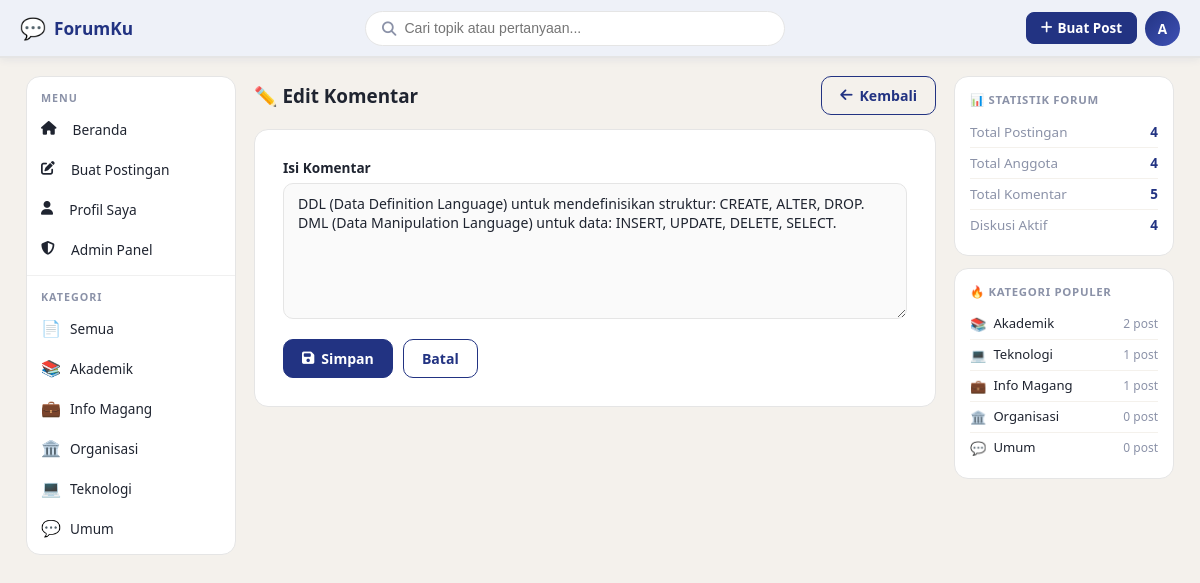
The page /comment/edit.php?id=1&post=1 (signed in) on the database its author committed.
### tables this page shows
CREATE TABLE tb_kategori (
    id_kategori INT AUTO_INCREMENT PRIMARY KEY,
    nama_kategori VARCHAR(50) NOT NULL UNIQUE,
    deskripsi TEXT,
    icon VARCHAR(10) DEFAULT '📁'
);

CREATE TABLE tb_komentar (
    id_komentar INT AUTO_INCREMENT PRIMARY KEY,
    id_post INT NOT NULL,
    id_user INT NOT NULL,
    isi_komentar TEXT NOT NULL,
    is_best_answer TINYINT(1) DEFAULT 0,
    tgl_komentar DATETIME DEFAULT CURRENT_TIMESTAMP,
    tgl_edit DATETIME NULL,
    FOREIGN KEY (id_post) REFERENCES tb_postingan(id_post) ON DELETE CASCADE,
    FOREIGN KEY (id_user) REFERENCES tb_user(id_user) ON DELETE CASCADE
);

### config/db.php (called while the page is built, shortened)
<?php
function clean($d)
{
    return htmlspecialchars(strip_tags(trim($d)));
}
function getInitial($u)
{
    return strtoupper(substr($u, 0, 1));
}

### comment/edit.php (the view, shortened to what this page needs)
<?php
require_once $_SERVER['DOCUMENT_ROOT'].'/forum_diskusi/config/db.php';
$id   = isset($_GET['id'])?(int)$_GET['id']:0;
$post_id = isset($_GET['post'])?(int)$_GET['post']:0;
$kom = mysqli_fetch_assoc(mysqli_query($conn,"SELECT * FROM tb_komentar WHERE id_komentar=$id"));
require_once $_SERVER['DOCUMENT_ROOT'].'/forum_diskusi/includes/header.php';
?>
<div class="page-header">
  <h1 class="page-title">&#9999;&#65039; Edit Komentar</h1>
  <a href="<?= BASE_URL ?>/post/detail.php?id=<?= $post_id ?>" class="btn btn-outline"><i class="fa fa-arrow-left"></i> Kembali</a>
</div>
<div class="form-card-wide">
  <form method="POST">
    <div class="form-group">
      <label class="form-label">Isi Komentar</label>
      <textarea name="isi_komentar" class="form-control" rows="6" required><?= clean(isset($_POST['isi_komentar'])?$_POST['isi_komentar']:$kom['isi_komentar']) ?></textarea>
    </div>
    <div style="display:flex;gap:10px;">
      <button type="submit" class="btn btn-primary"><i class="fa fa-save"></i> Simpan</button>
      <a href="<?= BASE_URL ?>/post/detail.php?id=<?= $post_id ?>" class="btn btn-outline">Batal</a>
    </div>
  </form>
</div>
<?php require_once $_SERVER['DOCUMENT_ROOT'].'/forum_diskusi/includes/footer.php'; ?>

### includes/header.php (shortened to what this page needs)
<?php
$cur_page = basename($_SERVER['PHP_SELF']);
$cur_dir  = basename(dirname($_SERVER['PHP_SELF']));
$kat_q = mysqli_query($conn, "SELECT * FROM tb_kategori ORDER BY nama_kategori ASC");
?>
<!DOCTYPE html>
<html lang="id">
<head>
  <link rel="stylesheet" href="<?= BASE_URL ?>/assets/css/style.css">
  <link rel="stylesheet" href="https://cdnjs.cloudflare.com/ajax/libs/font-awesome/6.4.2/css/all.min.css">
</head>
<body>
<nav class="navbar">
  <a href="<?= BASE_URL ?>" class="navbar-brand">
    <span class="brand-icon">&#128172;</span>
    <span>ForumKu</span>
  </a>
  <form class="navbar-search" action="<?= BASE_URL ?>/index.php" method="GET">
    <span class="search-icon"><i class="fa fa-magnifying-glass"></i></span>
    <input type="text" name="q" placeholder="Cari topik atau pertanyaan..."
           value="<?= isset($_GET['q']) ? clean($_GET['q']) : '' ?>">
  </form>
  <div class="navbar-actions">
    <?php if (isset($_SESSION['user_id'])): ?>
      <a href="<?= BASE_URL ?>/post/create.php" class="btn-nav btn-nav-primary">
        <i class="fa fa-plus"></i> Buat Post
      </a>
      <div class="user-avatar" onclick="toggleDropdown()" id="userAvatar">
        <?= getInitial($_SESSION['username']) ?>
      </div>
    <?php else: ?>
      <a href="<?= BASE_URL ?>/auth/login.php" class="btn-nav btn-nav-outline">Masuk</a>
      <a href="<?= BASE_URL ?>/auth/register.php" class="btn-nav btn-nav-primary">Daftar</a>
    <?php endif; ?>
  </div>
</nav>
<div class="layout">
  <aside class="sidebar">
    <div class="sidebar-section">
      <span class="sidebar-title">Menu</span>
      <nav class="sidebar-nav">
        <a href="<?= BASE_URL ?>/" class="<?= ($cur_page==='index.php' && $cur_dir!=='admin') ? 'active':'' ?>">
          <i class="fa fa-house"></i>&nbsp; Beranda
        </a>
        <?php if (isset($_SESSION['user_id'])): ?>
        <a href="<?= BASE_URL ?>/post/create.php" class="<?= $cur_page==='create.php'?'active':'' ?>">
          <i class="fa fa-pen-to-square"></i>&nbsp; Buat Postingan
        </a>
        <a href="<?= BASE_URL ?>/profile.php" class="<?= $cur_page==='profile.php'?'active':'' ?>">
          <i class="fa fa-user"></i>&nbsp; Profil Saya
        </a>
        <?php if ($_SESSION['role']==='admin'): ?>
        <a href="<?= BASE_URL ?>/admin/index.php" class="<?= $cur_dir==='admin'?'active':'' ?>">
          <i class="fa fa-shield-halved"></i>&nbsp; Admin Panel
        </a>
        <?php endif; ?>
        <?php endif; ?>
      </nav>
    </div>
    <div class="sidebar-section">
      <span class="sidebar-title">Kategori</span>
      <nav>
        <a href="<?= BASE_URL ?>/" class="kategori-item <?= ($cur_page==='index.php'&&$cur_dir!=='admin'&&!isset($_GET['kat']))?'active':'' ?>">
          <span class="kat-icon">&#128196;</span>
          <span class="kat-name">Semua</span>
        </a>
        <?php while($kat=mysqli_fetch_assoc($kat_q)): ?>
        <a href="<?= BASE_URL ?>/?kat=<?= $kat['id_kategori'] ?>" class="kategori-item <?= (isset($_GET['kat'])&&(int)$_GET['kat']===(int)$kat['id_kategori'])?'active':'' ?>">
          <span class="kat-icon"><?= $kat['icon'] ?></span>
          <span class="kat-name"><?= clean($kat['nama_kategori']) ?></span>
        </a>
        <?php endwhile; ?>
      </nav>
    </div>
  </aside>
  <main class="main-content">

### includes/footer.php (shortened to what this page needs)
  </main>
  <aside class="right-panel">
    <?php
    $r_posts  = mysqli_fetch_assoc(mysqli_query($conn,"SELECT COUNT(*) c FROM tb_postingan"))['c'];
    $r_users  = mysqli_fetch_assoc(mysqli_query($conn,"SELECT COUNT(*) c FROM tb_user"))['c'];
    $r_koms   = mysqli_fetch_assoc(mysqli_query($conn,"SELECT COUNT(*) c FROM tb_komentar"))['c'];
    $r_open   = mysqli_fetch_assoc(mysqli_query($conn,"SELECT COUNT(*) c FROM tb_postingan WHERE status='open'"))['c'];
    ?>
    <div class="right-panel-card">
      <span class="right-panel-title">&#128202; Statistik Forum</span>
      <div class="stat-row"><span class="stat-row-label">Total Postingan</span><span class="stat-row-value"><?= $r_posts ?></span></div>
      <div class="stat-row"><span class="stat-row-label">Total Anggota</span><span class="stat-row-value"><?= $r_users ?></span></div>
      <div class="stat-row"><span class="stat-row-label">Total Komentar</span><span class="stat-row-value"><?= $r_koms ?></span></div>
      <div class="stat-row"><span class="stat-row-label">Diskusi Aktif</span><span class="stat-row-value"><?= $r_open ?></span></div>
    </div>
    <?php
    $top_kat = mysqli_query($conn,"SELECT k.id_kategori,k.nama_kategori,k.icon,COUNT(p.id_post) cnt FROM tb_kategori k LEFT JOIN tb_postingan p ON p.id_kategori=k.id_kategori GROUP BY k.id_kategori ORDER BY cnt DESC LIMIT 5");
    ?>
    <div class="right-panel-card">
      <span class="right-panel-title">&#128293; Kategori Populer</span>
      <?php while($tk=mysqli_fetch_assoc($top_kat)): ?>
      <a href="<?= BASE_URL ?>/?kat=<?= $tk['id_kategori'] ?>" class="top-category">
        <span><?= $tk['icon'] ?></span>
        <span class="top-category-name"><?= clean($tk['nama_kategori']) ?></span>
        <span class="top-category-count"><?= $tk['cnt'] ?> post</span>
      </a>
      <?php endwhile; ?>
    </div>
  </aside>
</div>
</body>
</html>

### rows shown on the page
tb_kategori: icon "📚", nama_kategori "Akademik", cnt "2"
tb_kategori: icon "💼", nama_kategori "Info Magang", cnt "1"
tb_kategori: icon "🏛️", nama_kategori "Organisasi", cnt "0"
tb_kategori: icon "💻", nama_kategori "Teknologi", cnt "1"
tb_kategori: icon "💬", nama_kategori "Umum", cnt "0"
tb_komentar: isi_komentar "DDL (Data Definition Language) untuk mendefinisikan struktur: CREATE, ALTER, DROP. DML (Data Manipulation Language) untuk data: INSERT, UPDATE, DELETE, SELECT."

### other values the page prints
getInitial($_SESSION['username']) "A"
$r_posts "4"
$r_users "4"
$r_koms "5"
$r_open "4"
